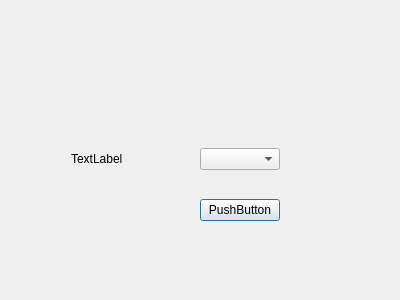
<?xml version="1.0" encoding="UTF-8"?>
<ui version="4.0">
 <class>ComboBoxDialog</class>
 <widget class="QDialog" name="ComboBoxDialog">
  <property name="geometry">
   <rect>
    <x>0</x>
    <y>0</y>
    <width>400</width>
    <height>300</height>
   </rect>
  </property>
  <property name="windowTitle">
   <string>ComboBoxDialog</string>
  </property>
  <widget class="QWidget" name="gridLayoutWidget">
   <property name="geometry">
    <rect>
     <x>60</x>
     <y>110</y>
     <width>231</width>
     <height>151</height>
    </rect>
   </property>
   <layout class="QGridLayout" name="gridLayout">
    <property name="spacing">
     <number>2</number>
    </property>
    <item row="2" column="1">
     <widget class="QPushButton" name="pushButton">
      <property name="text">
       <string>PushButton</string>
      </property>
     </widget>
    </item>
    <item row="1" column="1">
     <widget class="QComboBox" name="comboBox"/>
    </item>
    <item row="1" column="0">
     <widget class="QLabel" name="label">
      <property name="text">
       <string>TextLabel</string>
      </property>
     </widget>
    </item>
    <item row="2" column="0">
     <spacer name="horizontalSpacer">
      <property name="orientation">
       <enum>Qt::Horizontal</enum>
      </property>
      <property name="sizeHint" stdset="0">
       <size>
        <width>40</width>
        <height>20</height>
       </size>
      </property>
     </spacer>
    </item>
   </layout>
  </widget>
 </widget>
 <layoutdefault spacing="6" margin="11"/>
 <resources/>
 <connections/>
</ui>
